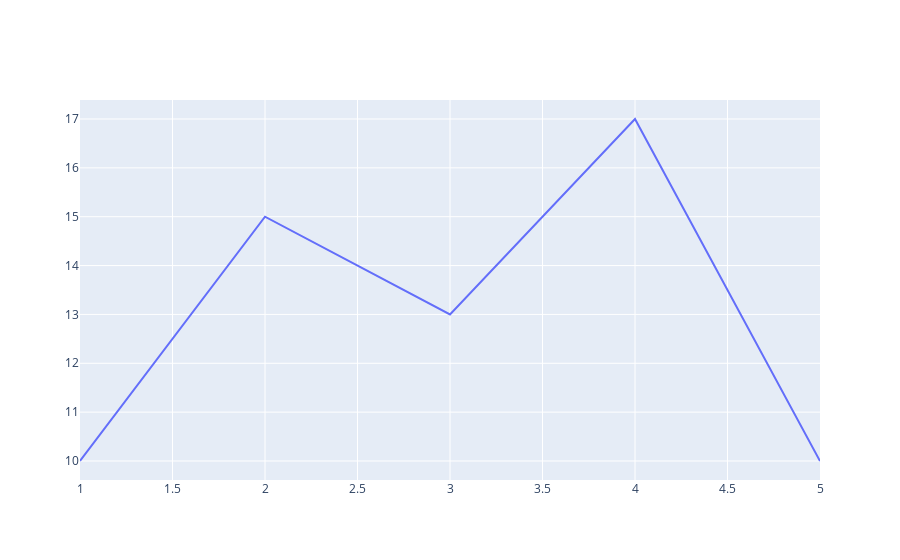

The code cell stored with this chart in its notebook:
### Code cell
import plotly.graph_objects as go

# Sample data
x = [1, 2, 3, 4, 5]
y = [10, 15, 13, 17, 10]

# Create a trace
fig = go.Figure(data=go.Scatter(x=x, y=y, mode='lines', name='line'))

# Show the plot
fig.show()

### Figure 1 — Plotly figure (JSON) as saved in the notebook; plotly's stock layout.template omitted (floating-point values rounded to 4 significant figures)
{"data": [{"mode": "lines", "name": "line", "type": "scatter", "x": [1, 2, 3, 4, 5], "y": [10, 15, 13, 17, 10]}], "layout": {}}
